Frame 1 (no input): blank canvas, image omitted
Frame 60 (no input): blank canvas, image omitted
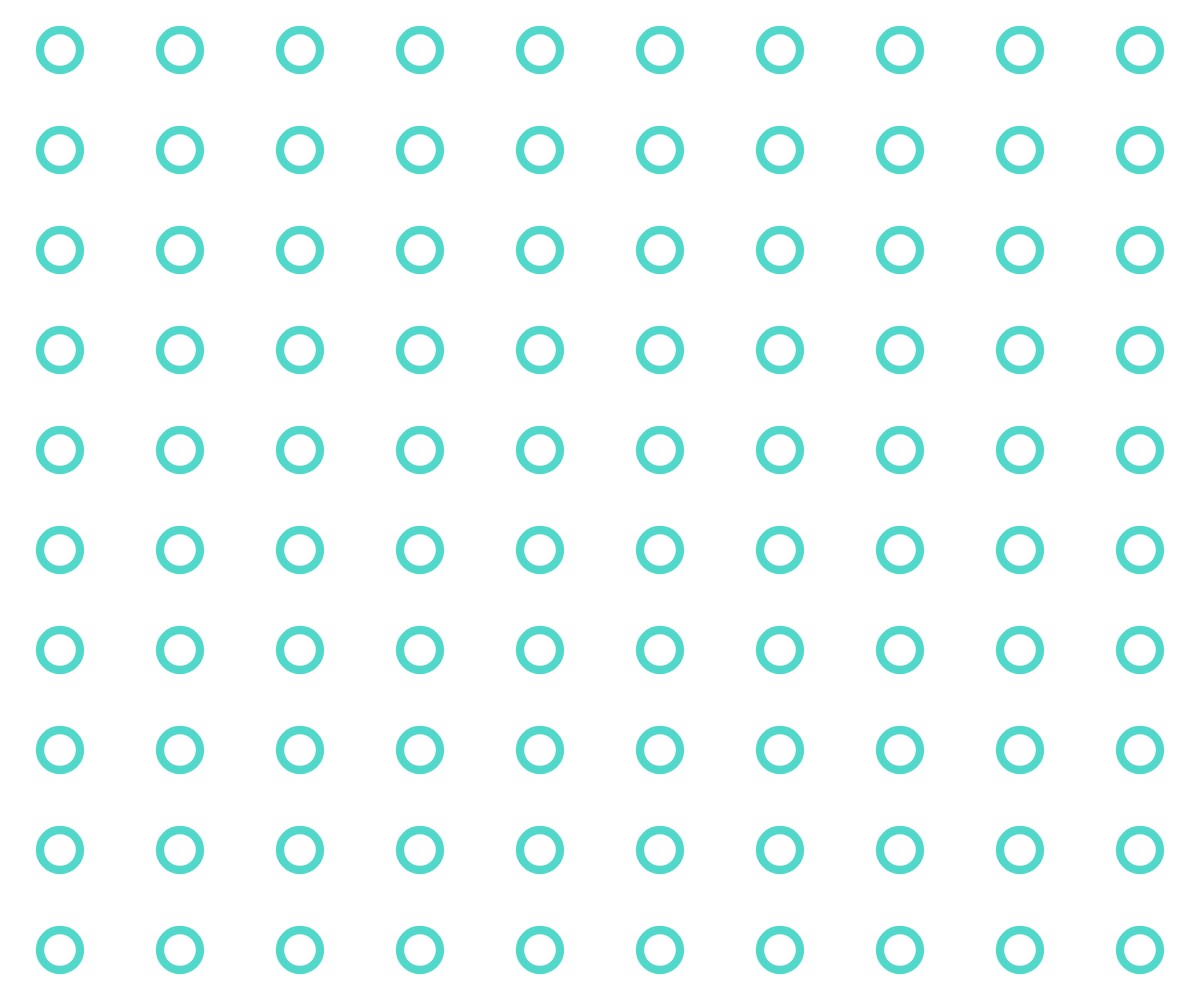
Frame 120 (the mouse pressed at the canvas centre since frame 60)

The p5.js sketch whose frames 1 and 60 were blank and that drew this single picture after the mouse press (run headless with seeded random() and noise() and a simulated clock; from frame 60 on, the mouse is pressed at the canvas centre):

// p5.js sketch
// ── sketch.js
// Academy of Art University
// WNM 498 Generative Art & Creative Code
//
// Ryan Berkey
// ryan@rybotron.com

var tileCount = 10,
	circleAlpha,
	circleColor;


function setup(){
	createCanvas( windowWidth, windowHeight );
	circleRGBA = color(10, 200, 180, 180);

}

function draw() {

	background(255);
	translate( width / tileCount / 2, height / tileCount / 2 );
	noFill();

	stroke( circleRGBA );
	strokeWeight( mouseY / 60 );

	for ( var gridY = 0; gridY < tileCount; gridY++ ) {
		for ( var gridX = 0; gridX < tileCount; gridX++ ) {

			var posX = width / tileCount * gridX;
			var posY = height / tileCount * gridY;

			ellipse( posX, posY, mouseX / 15, mouseX / 15);
		}
	}
}
